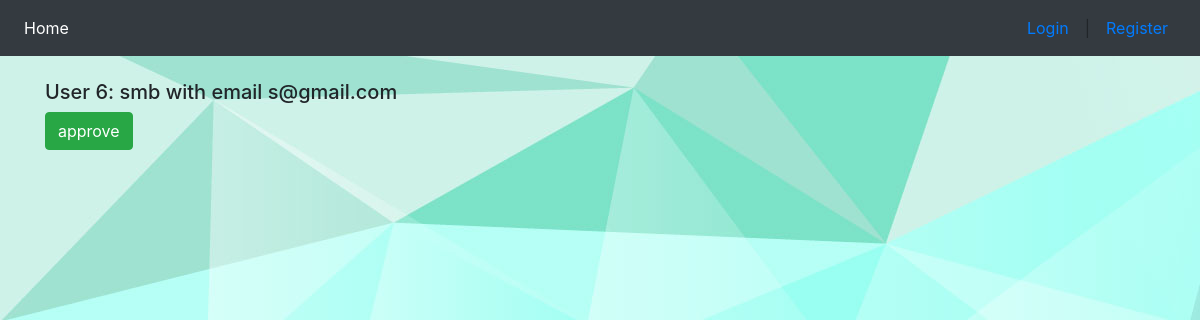
Page /users/new_users on the earlier database version.
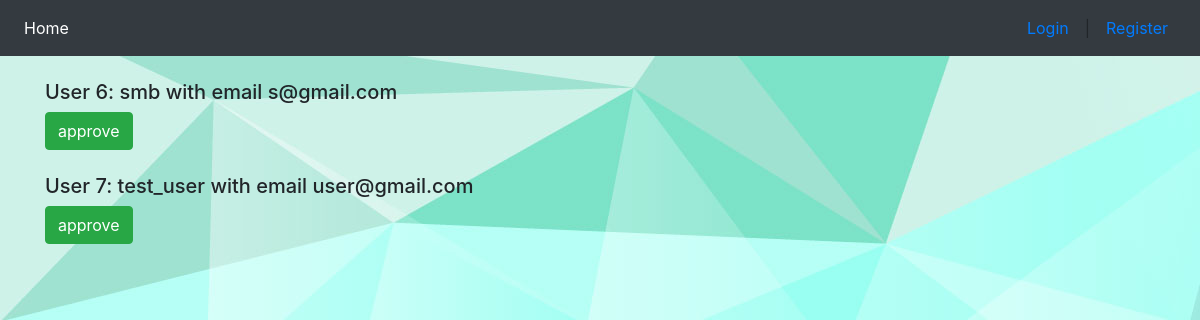
Same page on the later database version.
### users/models.py (models this page shows, shortened)
class User(AbstractUser):
    active = models.BooleanField(blank=True, null=True, default=False)

### users/views.py (the view, shortened to what this page needs)
# urls.py: path('new_users', UserListView.as_view(), name='new_users'),
class UserListView(ListView):
    model = models.User

### users/templates/users/user_list.html (shortened to what this page needs)
{% extends 'cards/base.html' %}
{% block content%}
    <div class="container">
        {% for user in user_list %}
            {% if user.active == False %}
                <h5><br>User {{ user.id }}: {{ user.username }} with email {{ user.email }} </h5>
           <td><form action="" method="post">
            <input class="btn btn-success" type="submit" name="action" value="approve">
            </form></td>
            {% endif %}
        {% endfor %}
    </div>
{% endblock %}

Differences in the rows shown:
added User: id "7", username "test_user", email "user@gmail.com"
